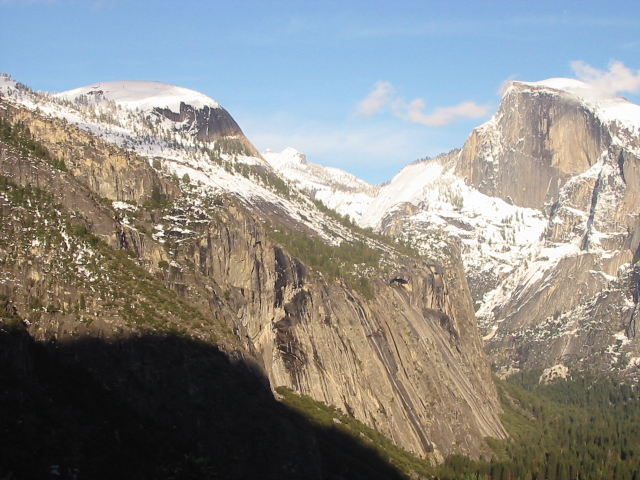
//> input picture HW3/resources/yosemite1.jpg, 640 x 480 px; its folder holds 8 pictures in this run
$ ./main   (built with g++ and OpenCV 4)
//> lines starting //> are read from the running program, lines starting //| are printed output that depends on the picture; after the words box and inside, x2 and y2 are one past the last pixel; in counts of white or black regions, pixels touching at a corner belong together
#include <opencv2/opencv.hpp>
#include <opencv2/features2d.hpp>
#include <opencv2/highgui.hpp>
#include <opencv2/imgproc.hpp>
#include <iostream>
#include <vector>
#include <string>
#include <algorithm>
#include <filesystem>

using namespace cv;
using namespace std;
namespace fs = std::filesystem;

// 特征提取（AKAZE）
static void detectAndComputeFeatures(const Mat& image, vector<KeyPoint>& keypoints, Mat& descriptors) {
    Mat gray;
    if (image.channels() == 3) cvtColor(image, gray, COLOR_BGR2GRAY); else gray = image;
    Ptr<AKAZE> akaze = AKAZE::create();
    akaze->detectAndCompute(gray, noArray(), keypoints, descriptors);
}

// Lowe 比例测试匹配（Hamming）
static void matchFeatures(const Mat& descriptors1, const Mat& descriptors2, vector<DMatch>& goodMatches, float ratio = 0.65f) {
    goodMatches.clear();
    if (descriptors1.empty() || descriptors2.empty()) return;
    Ptr<DescriptorMatcher> matcher = BFMatcher::create(NORM_HAMMING, false);
    vector<vector<DMatch>> knnMatches;
    matcher->knnMatch(descriptors1, descriptors2, knnMatches, 2);
    for (const auto& knn : knnMatches) {
        if (knn.size() < 2) continue;
        if (knn[0].distance < ratio * knn[1].distance) goodMatches.push_back(knn[0]);
    }
}

static void filterMatches(const vector<KeyPoint>& k1, const vector<KeyPoint>& k2,
                          const vector<DMatch>& matches,
                          vector<Point2f>& pts1, vector<Point2f>& pts2) {
    pts1.clear(); pts2.clear();
    for (const auto& m : matches) {
        pts1.push_back(k1[m.queryIdx].pt);
        pts2.push_back(k2[m.trainIdx].pt);
    }
}

static bool estimateHomography(const vector<Point2f>& pts1, const vector<Point2f>& pts2, Mat& H) {
    if (pts1.size() < 4 || pts2.size() < 4) return false;
    H = findHomography(pts2, pts1, RANSAC, 4.0);
    return !H.empty();
}

// 计算透视变换后图像，输出画布大小取角点变换后的最大 x,y，边界复制
static void warpImage(const Mat& image, const Mat& H, Mat& warped) {
    vector<Point2f> corners(4);
    corners[0] = Point2f(0, 0);
    corners[1] = Point2f((float)image.cols, 0);
    corners[2] = Point2f((float)image.cols, (float)image.rows);
    corners[3] = Point2f(0, (float)image.rows);

    vector<Point2f> tc(4);
    perspectiveTransform(corners, tc, H);
    float maxX = 0.f, maxY = 0.f;
    for (int i = 0; i < 4; ++i) {
        maxX = max(maxX, tc[i].x);
        maxY = max(maxY, tc[i].y);
    }
    int W = (int)ceil(max(1.f, maxX));
    int Hout = (int)ceil(max(1.f, maxY));
    warpPerspective(image, warped, H, Size(W, Hout), INTER_LINEAR, BORDER_REPLICATE);
}

// 计算重叠区域：按左上对齐的交集（与上面的 warpImage 约定一致）
static Rect getOverlapRect(const Mat& img1, const Mat& warped2) {
    int w = min(img1.cols, warped2.cols);
    int h = min(img1.rows, warped2.rows);
    if (w <= 0 || h <= 0) return Rect();
    return Rect(0, 0, w, h);
}

// 动态规划最优拼接线 + 生成二值掩码（白：取 img1，黑：取 img2）
static void computeBlendingMask(const Mat& img1, const Mat& warped2, const Rect& overlapRect, Mat& mask) {
    int width = max(img1.cols, warped2.cols);
    int height = max(img1.rows, warped2.rows);

    // 初始化 mask：先把 img1 覆盖区域置白
    mask = Mat::zeros(Size(width, height), CV_8UC1);
    mask(Rect(0, 0, img1.cols, img1.rows)).setTo(Scalar(255));

    if (overlapRect.width <= 1 || overlapRect.height <= 1) {
        // 几乎无重叠，直接返回
        return;
    }

    // 准备重叠区的灰度图
    Mat gray1, gray2;
    cvtColor(img1(overlapRect), gray1, COLOR_BGR2GRAY);
    cvtColor(warped2(overlapRect), gray2, COLOR_BGR2GRAY);

    // 梯度（x 与 y），用幅值
    Mat gx1, gy1, gx2, gy2;
    Sobel(gray1, gx1, CV_32F, 1, 0, 3);
    Sobel(gray1, gy1, CV_32F, 0, 1, 3);
    Sobel(gray2, gx2, CV_32F, 1, 0, 3);
    Sobel(gray2, gy2, CV_32F, 0, 1, 3);
    Mat mag1, mag2;
    magnitude(gx1, gy1, mag1);
    magnitude(gx2, gy2, mag2);

    // 像素差
    Mat diff;
    absdiff(img1(overlapRect), warped2(overlapRect), diff);
    Mat diffF;
    diff.convertTo(diffF, CV_32F);
    vector<Mat> diffCh; split(diffF, diffCh);
    Mat pixelCost = diffCh[0] + diffCh[1] + diffCh[2];

    // 成本：梯度差 * 像素差
    Mat gradDiff; absdiff(mag1, mag2, gradDiff);
    Mat cost;
    multiply(gradDiff, pixelCost, cost, 1.0, CV_32F);

    // 将成本矩阵转换为 double 以避免精度/告警问题
    Mat cost64; cost.convertTo(cost64, CV_64F);

    // DP
    const int Hh = overlapRect.height;
    const int Ww = overlapRect.width;
    Mat dp(Hh, Ww, CV_64F, Scalar(DBL_MAX));
    Mat prev(Hh, Ww, CV_8S, Scalar(-1)); // 0: up, 1:left, 2:upleft

    // 顶行初始化
    for (int x = 0; x < Ww; ++x) dp.at<double>(0, x) = cost64.at<double>(0, x);

    for (int y = 1; y < Hh; ++y) {
        for (int x = 0; x < Ww; ++x) {
            double cval = cost64.at<double>(y, x);
            double best = dp.at<double>(y - 1, x);
            int from = 0; // up
            if (x > 0) {
                double left = dp.at<double>(y, x - 1);
                if (left < best) { best = left; from = 1; }
                double upleft = dp.at<double>(y - 1, x - 1);
                if (upleft < best) { best = upleft; from = 2; }
            }
            dp.at<double>(y, x) = cval + best;
            prev.at<schar>(y, x) = (schar)from;
        }
    }

    // 末行选择最小位置
    int bestX = 0; double bestVal = dp.at<double>(Hh - 1, 0);
    for (int x = 1; x < Ww; ++x) {
        double v = dp.at<double>(Hh - 1, x);
        if (v < bestVal) { bestVal = v; bestX = x; }
    }

    // 回溯得到 seam x 对每行
    vector<int> seamX(Hh, 0);
    int cy = Hh - 1, cx = bestX;
    while (cy >= 0) {
        seamX[cy] = cx;
        if (cy == 0) break;
        schar p = prev.at<schar>(cy, cx);
        if (p == 0) { // up
            cy -= 1;
        } else if (p == 1) { // left
            cx -= 1; // same y
        } else { // upleft
            cy -= 1; cx -= 1;
        }
        if (cx < 0) cx = 0;
    }

    // 按 seam 填充重叠区：左侧白(255)，右侧黑(0)
    for (int y = 0; y < Hh; ++y) {
        int sx = seamX[y];
        int yImg = overlapRect.y + y;
        int x0 = overlapRect.x;
        int x1 = overlapRect.x + Ww - 1;
        if (sx >= 0) {
            mask(Rect(x0, yImg, sx - x0 + 1, 1)).setTo(Scalar(255));
        }
        if (sx + 1 <= x1) {
            mask(Rect(sx + 1, yImg, x1 - (sx + 1) + 1, 1)).setTo(Scalar(0));
        }
    }
}

// Alpha 融合
static void blendImages(const Mat& img1, const Mat& warped2, const Mat& mask, Mat& blended) {
    int width = max(img1.cols, warped2.cols);
    int height = max(img1.rows, warped2.rows);

    Mat canvas1 = Mat::zeros(Size(width, height), CV_8UC3);
    Mat canvas2 = Mat::zeros(Size(width, height), CV_8UC3);
    img1.copyTo(canvas1(Rect(0, 0, img1.cols, img1.rows)));
    warped2.copyTo(canvas2(Rect(0, 0, warped2.cols, warped2.rows)));

    Mat alpha;
    int kx = min(151, max(3, width / 3));
    int ky = min(151, max(3, height / 3));
    if (kx % 2 == 0) ++kx; if (ky % 2 == 0) ++ky; // 保证奇数核
    blur(mask, alpha, Size(kx, ky));
    alpha.convertTo(alpha, CV_32F, 1.0f / 255.0f);

    Mat alphaInv; subtract(1.0f, alpha, alphaInv, noArray(), CV_32F);

    vector<Mat> ch1, ch2;
    split(canvas1, ch1);
    split(canvas2, ch2);
    for (int i = 0; i < 3; ++i) {
        Mat f1, f2;
        ch1[i].convertTo(f1, CV_32F);
        ch2[i].convertTo(f2, CV_32F);
        multiply(f1, alpha, f1, 1.0, CV_32F);
        multiply(f2, alphaInv, f2, 1.0, CV_32F);
        f1 += f2;
        f1.convertTo(ch1[i], CV_8U);
    }
    merge(ch1, blended);
}

static void imageStitching(const Mat& img1, const Mat& img2, Mat& blendedImage) {
    // 特征提取
    vector<KeyPoint> kp1, kp2; Mat desc1, desc2;
    detectAndComputeFeatures(img1, kp1, desc1);
    detectAndComputeFeatures(img2, kp2, desc2);

    // 特征匹配
    vector<DMatch> matches; matchFeatures(desc1, desc2, matches);
    if (matches.size() < 10) {
        cerr << "Too few matches: " << matches.size() << endl;
        blendedImage = img1.clone();
        return;
    }

    Mat visMatch; drawMatches(img1, kp1, img2, kp2, matches, visMatch);
    imshow("match", visMatch);

    // 计算单应
    vector<Point2f> p1, p2; filterMatches(kp1, kp2, matches, p1, p2);
    Mat H; if (!estimateHomography(p1, p2, H)) {
        cerr << "Homography estimation failed" << endl;
        blendedImage = img1.clone();
        return;
    }

    // 透视变换
    Mat warped2; warpImage(img2, H, warped2);
    imshow("warped image", warped2);

    // 最优拼接线 / 掩码
    Rect overlap = getOverlapRect(img1, warped2);
    Mat mask; computeBlendingMask(img1, warped2, overlap, mask);
    imshow("mask", mask);

    // 融合
    blendImages(img1, warped2, mask, blendedImage);
}

// [24 lines left out: function collectInputImagesFromArgsOrFolder, not called in this run]

int main(int argc, char** argv) {
    vector<string> files;
    if (argc >= 3) {
        for (int i = 1; i < argc; ++i) files.emplace_back(argv[i]);
    } else {
        // 参数不足时默认读 yosemite1-4
        files = {"yosemite1.jpg", "yosemite2.jpg", "yosemite3.jpg", "yosemite4.jpg"};
        cout << "Too few images! Use default yosemite1-4." << endl;
    }

    if (files.size() < 2) {
        cerr << "Too few images!" << endl; return -1;
    }

    Mat blendedImage = imread(string("../resources/") + files[0]);
//> blendedImage is the input picture: 480 rows x 640 cols, CV_8UC3; mean B, G, R 135.4, 139.3, 139.5
    if (blendedImage.empty()) { cerr << "Could not open image: " << files[0] << endl; return -1; }
    for (size_t i = 1; i < files.size(); ++i) {
        Mat nextImage = imread(string("../resources/") + files[i]);
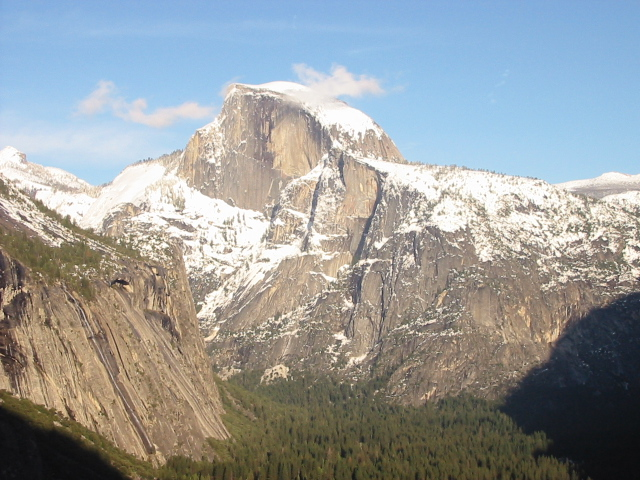
//> input picture HW3/resources/yosemite2.jpg, 640 x 480 px
//> nextImage is the input picture: 480 rows x 640 cols, CV_8UC3; mean B, G, R 155.6, 155.5, 151.7
        if (nextImage.empty()) { cerr << "Could not open image: " << files[i] << endl; return -1; }
        Mat temp; imageStitching(blendedImage, nextImage, temp); blendedImage = temp;
//> in detectAndComputeFeatures, `akaze->detectAndCompute(gray, noArray(), keypoints, descriptors);`: keypoints = 1123 keypoints; strongest (x, y, size): (119, 205, 8.1), (184, 107, 8.1), (183, 106, 5.7), (117, 205, 5.7)
//> in imageStitching, `detectAndComputeFeatures(img1, kp1, desc1);`: kp1 has the same summary as keypoints in detectAndComputeFeatures
//> in detectAndComputeFeatures (call 2), `cvtColor(image, gray, COLOR_BGR2GRAY)`:
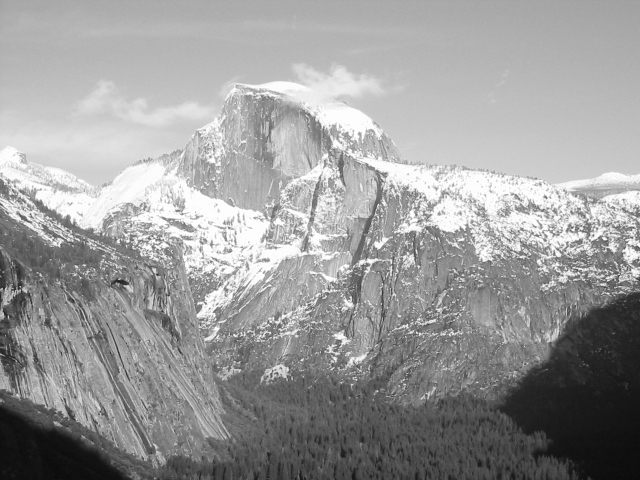
//> gray: 480 rows x 640 cols, CV_8UC1; min 11, max 255, mean 154.4
//> in detectAndComputeFeatures (call 2), `akaze->detectAndCompute(gray, noArray(), keypoints, descriptors);`: keypoints = 901 keypoints; strongest (x, y, size): (347, 304, 8.1), (339, 335, 5.7), (378, 245, 5.7), (348, 303, 5.7)
//> in imageStitching, `detectAndComputeFeatures(img2, kp2, desc2);`: kp2 has the same summary as keypoints in detectAndComputeFeatures
//> in matchFeatures, `matcher->knnMatch(descriptors1, descriptors2, knnMatches, 2);`: knnMatches = 1123 matches
//> after the loop in matchFeatures, `for (const auto& knn : knnMatches)`: goodMatches = 356 matches
//> in imageStitching, `drawMatches(img1, kp1, img2, kp2, matches, visMatch)`:
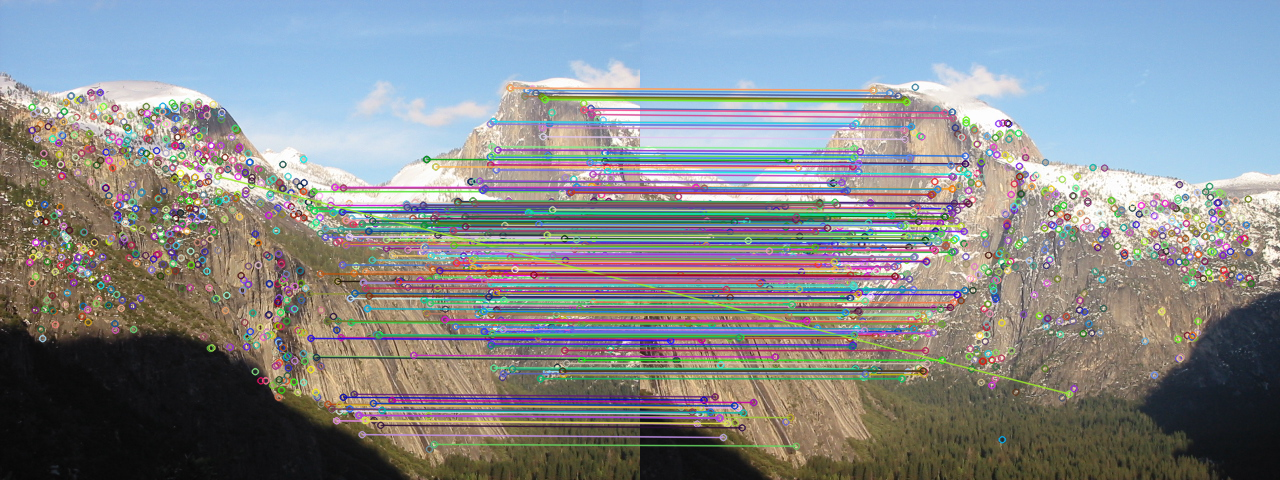
//> visMatch: 480 rows x 1280 cols, CV_8UC3; mean B, G, R 142, 139, 134.8
//> after the loop in filterMatches, `for (const auto& m : matches)`: pts1 = 356 Points (x, y), first 12: [526.7, 89.91], [535.4, 92.7], [590.5, 108], [591.3, 114], [549, 123.6], [491.4, 146.2], [604.5, 152.4], [489.1, 158.4], [604.5, 160.6], [496, 161.5], [490.1, 164.3], [495.8, 169.5]; pts2 = 356 Points (x, y), first 12: [249.3, 92.55], [257.8, 95.65], [311.8, 111.7], [312.5, 117.7], [271, 126.2], [213.8, 148.1], [325, 155.6], [211.2, 160.1], [324.9, 163.4], [218.2, 163.2], [212.3, 166.1], [218.1, 171.2]
//> in imageStitching, `filterMatches(kp1, kp2, matches, p1, p2)`: p1 has the same summary as pts1 in filterMatches; p2 has the same summary as pts2 in filterMatches
//> in estimateHomography, `H = findHomography(pts2, pts1, RANSAC, 4.0);`: H = [[0.938, 0.000301, 280.8], [-0.0257, 0.981, 3.52], [-9.51e-05, -4.36e-06, 1]]
//> in warpImage, `perspectiveTransform(corners, tc, H);`: tc = 4 Points (x, y): [280.8, 3.52], [938.2, -13.75], [940.5, 488.8], [281.5, 475.4]
//> the loop in warpImage, `for (int i = 0; i < 4; ++i)` made 4 passes
//> after the loop in warpImage, `for (int i = 0; i < 4; ++i)`: maxX = 940.5; maxY = 488.8
//> in warpImage, `int W = (int)ceil(max(1.f, maxX));`: W = 941
//> in warpImage, `int Hout = (int)ceil(max(1.f, maxY));`: Hout = 489
//> in imageStitching, `Rect overlap = getOverlapRect(img1, warped2);`: overlap = Rect(0, 0, 640, 480)
//> in computeBlendingMask, `multiply(gradDiff, pixelCost, cost, 1.0, CV_32F);`:
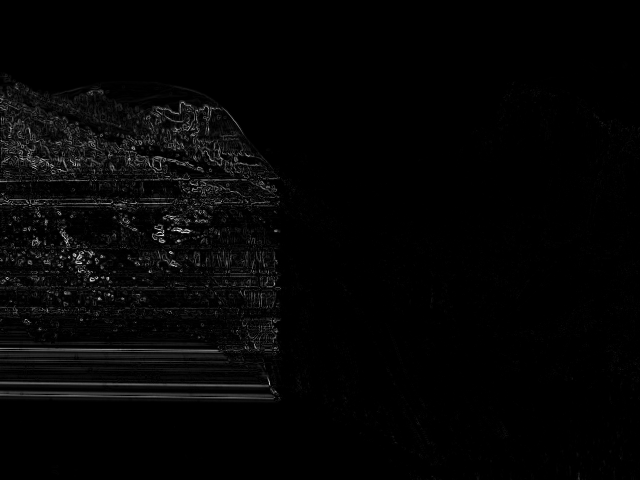
//> cost: 480 rows x 640 cols, CV_32FC1; min 0, max 272907.5, mean 5551.1; drawn with min black and max white
//> in computeBlendingMask, `const int Hh = overlapRect.height;`: Hh = 480
//> in computeBlendingMask, `const int Ww = overlapRect.width;`: Ww = 640
//> after the loop in computeBlendingMask, `for (int y = 1; y < Hh; ++y)`:
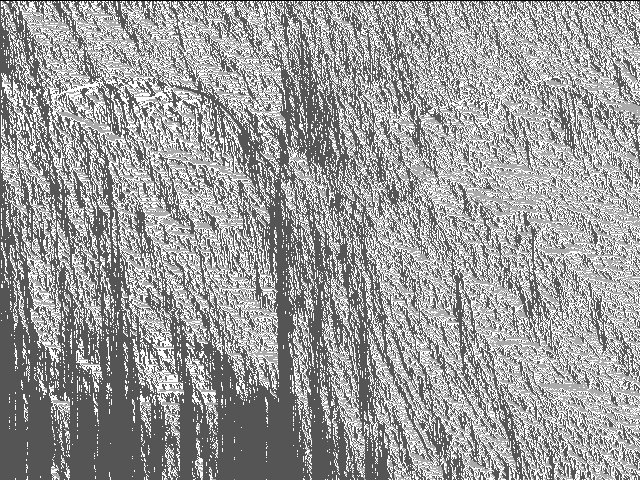
//> prev: 480 rows x 640 cols, CV_8SC1; min -1, max 2, mean 0.842; drawn with min black and max white
//> in computeBlendingMask, `double bestVal = dp.at < double >(Hh - 1, 0)`: bestVal = 5535570
//> the loop in computeBlendingMask, `for (int x = 1; x < Ww; ++x)` made 639 passes
//> (v, bestVal) on passes 1 to 8: (5490389.9, 5490389.9), (5404051.9, 5404051.9), (5282881, 5282881), (5184170.7, 5184170.7), (5171303.4, 5171303.4), (4934955.2, 4934955.2), (4887096, 4887096), (4876952.3, 4876952.3)
//> after the loop in computeBlendingMask, `for (int x = 1; x < Ww; ++x)`: bestVal = 19301.8; bestX = 553
//> in computeBlendingMask, `int cy = Hh - 1, cx = bestX;`: cy = 479; cx = 553
//> the loop in computeBlendingMask, `while (cy >= 0)` made 515 passes
//> (p, cy) on passes 18, 25, 32, 33, 35, 39, 40, 43: (2, 461), (2, 454), (2, 447), (2, 446), (2, 444), (2, 440), (2, 439), (2, 436)
//> after the loop in computeBlendingMask, `while (cy >= 0)`: seamX = 480 values from 325 to 553; cy = 0; cx = 325
//> the loop in computeBlendingMask, `for (int y = 0; y < Hh; ++y)` made 480 passes
//> sx on passes 1 to 3: 325, 325, 326
//> after the loop in computeBlendingMask, `for (int y = 0; y < Hh; ++y)`:
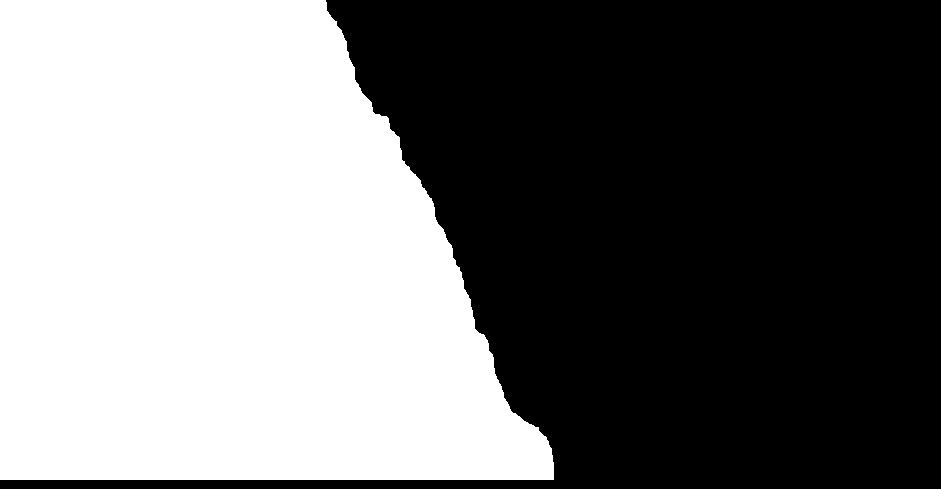
//> mask: 489 rows x 941 cols, CV_8UC1; 46% white; 1 white region, box (x1, y1, x2, y2) and area: (0, 0, 554, 480) 211825
//> in blendImages, `merge(ch1, blended);`:
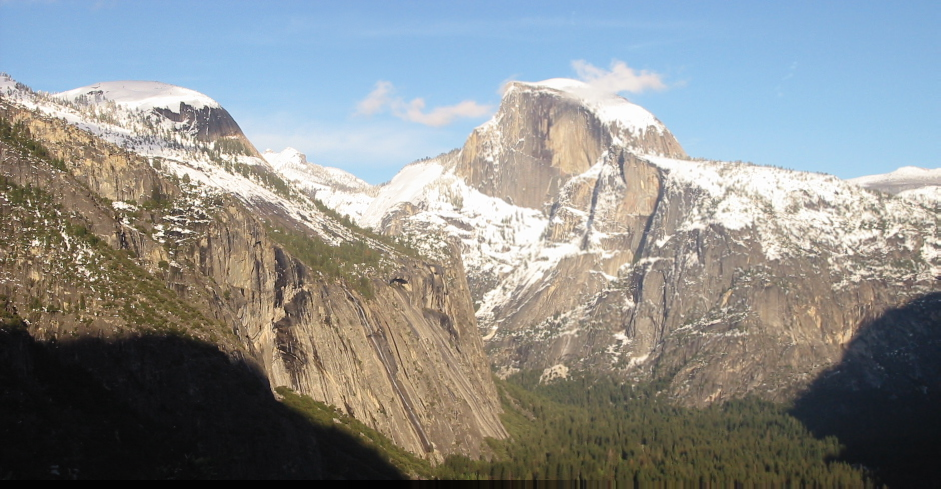
//> blended: 489 rows x 941 cols, CV_8UC3; mean B, G, R 139.5, 140.5, 137.8
    }
//> pass 2 of the loop `for (size_t i = 1; i < files.size(); ++i)`:
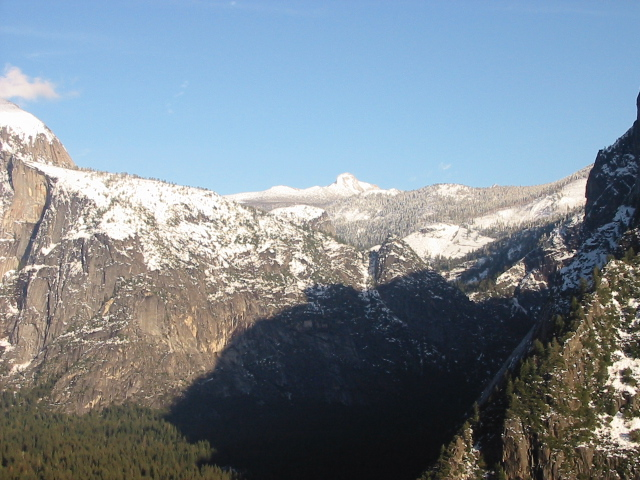
//> input picture HW3/resources/yosemite3.jpg, 640 x 480 px
//> nextImage is the input picture: 480 rows x 640 cols, CV_8UC3; mean B, G, R 145.3, 135.4, 123.3
//> gray: 489 rows x 941 cols, CV_8UC1
//> in detectAndComputeFeatures (call 4), `cvtColor(image, gray, COLOR_BGR2GRAY)`:
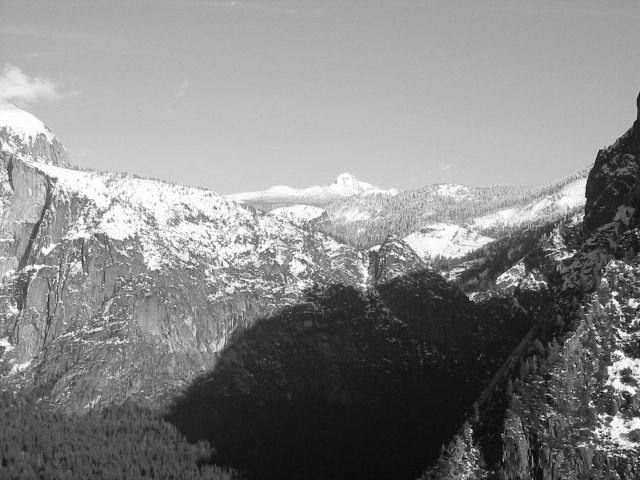
//> gray: 480 rows x 640 cols, CV_8UC1; min 6, max 255, mean 132.9
//> visMatch: 489 rows x 1581 cols, CV_8UC3
//> in warpImage (call 2), `warpPerspective(image, warped, H, Size(W, Hout), INTER_LINEAR, BORDER_..`:
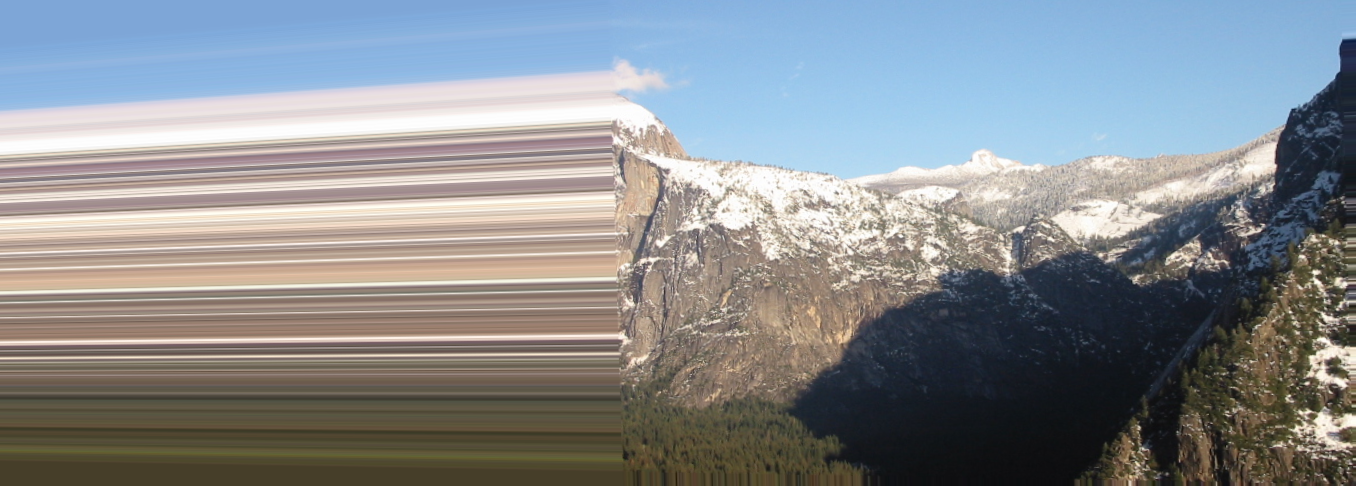
//> warped: 486 rows x 1356 cols, CV_8UC3; mean B, G, R 142.8, 139.4, 135.6

    // 可视化与保存
    int targetW = 1440;
    if (blendedImage.cols > targetW) {
        int h = (int)llround(blendedImage.rows * (targetW / (double)blendedImage.cols));
        resize(blendedImage, blendedImage, Size(targetW, h));
    }
    imshow("result", blendedImage);

    // 保存到 result/result.jpg
    try { fs::create_directories("../result"); } catch (...) {}
    string outPath = string("../result/result.jpg");
    if (!imwrite(outPath, blendedImage)) {
        cerr << "Failed to write: " << outPath << endl;
    } else {
        cout << "Saved: " << outPath << endl;
    }
    try { fs::create_directories("../../result"); } catch (...) {}
    string outPath_1 = string("../../result/result.jpg");
    if (!imwrite(outPath_1, blendedImage)) {
        cerr << "Failed to write: " << outPath_1 << endl;
    } else {
        cout << "Saved: " << outPath_1 << endl;
    }

    waitKey(0);
    return 0;
}
